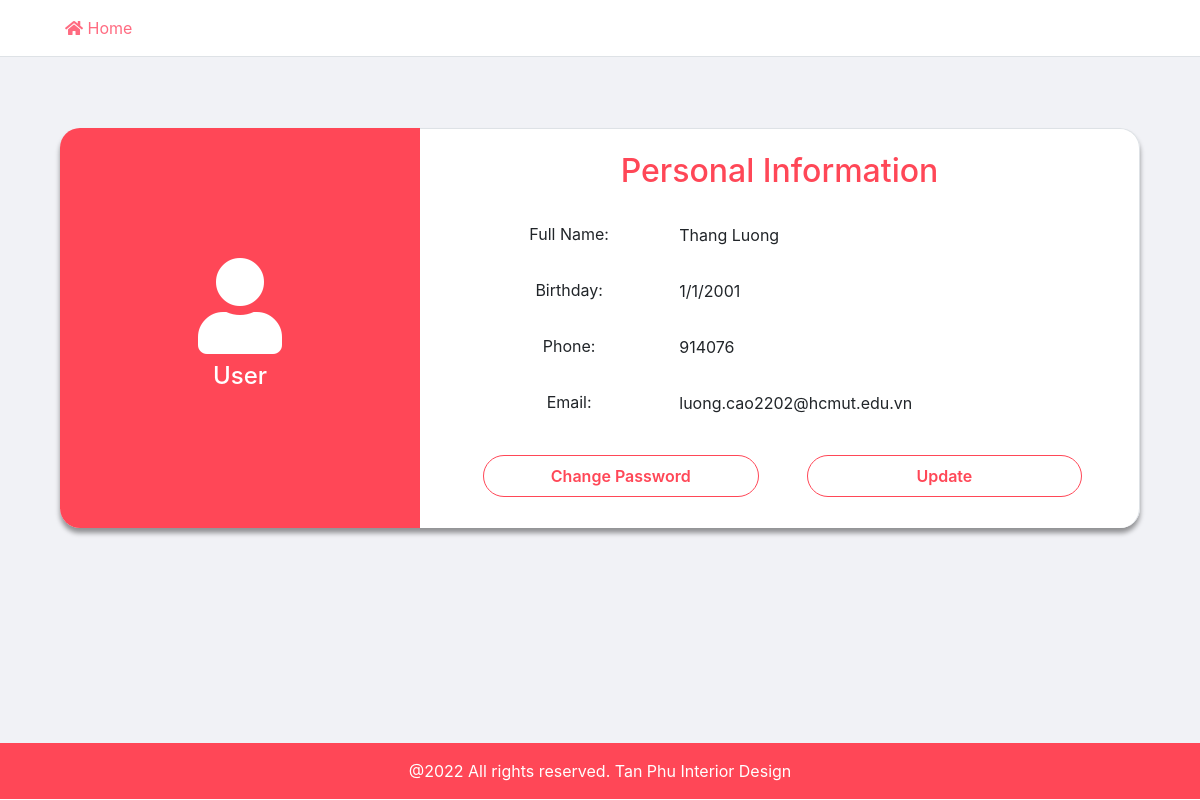
The page /user_page/user.php?id=15 (signed in) on the database its author committed.
### tables this page shows
CREATE TABLE `users` (
  `id` int(10) UNSIGNED NOT NULL,
  `username` varchar(100) NOT NULL,
  `password` varchar(255) NOT NULL,
  `full_name` varchar(100) NOT NULL,
  `birthday` varchar(50) NOT NULL,
  `phone` varchar(50) NOT NULL,
  `email` varchar(100) NOT NULL,
  `rating` varchar(50) NOT NULL,
  `feedback` varchar(255) NOT NULL
);

### user_page/user.php (the view, shortened to what this page needs)
<?php
    include('partials/header.php');
?>
    <div class="content">
        <div class="py-4 container">
            <div class="container-fluid pt-5">
                <div class="row main-content m-auto personal__content">
                    <div class="col-md-4 company__info d-flex flex-column justify-content-center align-items-center">
                        <span class="company__logo"><h2><i class="display-1 fas fa-user"></i></h2></span>
                        <h4 class="company_title">User</h4>
                    </div>
                    <div class="col-md-8 col-xs-12 col-sm-12 login_form border-top border-right">
                        <div class="container-fluid d-flex flex-column justify-content-center align-items-center h-100">
                            <div class="row mb-3 mt-2">
                                <h2>Personal Information</h2>
                            </div>
                            <?php
                                if (isset($_GET['id'])) {
                                    $id = $_GET['id'];
                                    $sql = "SELECT * FROM users WHERE id=$id";
                                    $res = mysqli_query($connection, $sql);
                                    $count = mysqli_num_rows($res);
                                    if ($count == 1) {
                                        $row = mysqli_fetch_assoc($res);
                                        $full_name = $row['full_name'];
                                        $birthday = $row['birthday'];
                                        $phone = $row['phone'];
                                        $email = $row['email'];
                                    }
                                } else {
                                    header("location:".SITEURL);
                                }
                            ?>
                            <div class="row w-100">
                                <form control="" class="form-group w-100">
                                    <div class="row">
                                        <label class="mobile__label col-md-3 ml-5 col-form-label text-center">Full Name:</label>
                                        <div class="col-md-7 mb-3 p-2 pl-4"><?php echo $full_name; ?></div>
                                    </div>
                                    <div class="row">
                                        <label class="mobile__label col-md-3 ml-5 col-form-label text-center">Birthday:</label>
                                        <div class="col-md-7 mb-3 p-2 pl-4"><?php echo $birthday; ?></div>
                                    </div>
                                    <div class="row">
                                        <label class="mobile__label col-md-3 ml-5 col-form-label text-center">Phone:</label>
                                        <div class="col-md-7 mb-3 p-2 pl-4"><?php echo $phone; ?></div>
                                    </div>
                                    <div class="row">
                                        <label class="mobile__label col-md-3 ml-5 col-form-label text-center">Email:</label>
                                        <div class="col-md-7 mb-3 p-2 pl-4"><?php echo $email; ?></div>
                                    </div>
                                    <div class="row">
                                        <a href="<?php echo SITEURL; ?>user_page/change_password.php?id=<?php echo $id; ?>" class="mobile__login btn btn__login ml-5 user__btn mt-3 p-2">Change Password</a>
                                        <a href="<?php echo SITEURL; ?>user_page/update_user.php?id=<?php echo $id; ?>" class="mobile__login btn btn__login ml-5 user__btn mt-3 p-2">Update</a>
                                    </div>
                                </form>
                            </div>
                        </div>
                    </div>
                </div>
            </div>
        </div>
    </div>
<?php
    include('partials/footer.php');
?>

### css/user.css (style rules this page uses)
.content { margin-top: 56px; background-color: #f1f2f6; min-height: calc(100vh - 113px); }
.main-content { width: 80%; min-height: 400px; border-radius: 20px; box-shadow: 0 5px 5px rgba(0,0,0,.4); }
.company__info { background-color: #ff4757; border-top-left-radius: 20px; border-bottom-left-radius: 20px; color: white; }
.row > h2 { color: #ff4757; }
.login_form { background-color: white; border-top-right-radius:20px; border-bottom-right-radius:20px; }
.btn__login { transition: all 0.5s ease; width: 100%; border-radius: 30px; color: #ff4757; font-weight: 600; background-color: white; border: 1px solid #ff4757; }
.user__btn { width: 40%; }
.personal__content { width: 100%; }

### rows shown on the page
users: full_name "Thang Luong", birthday "1/1/2001", phone "914076", email "luong.cao2202@hcmut.edu.vn"
